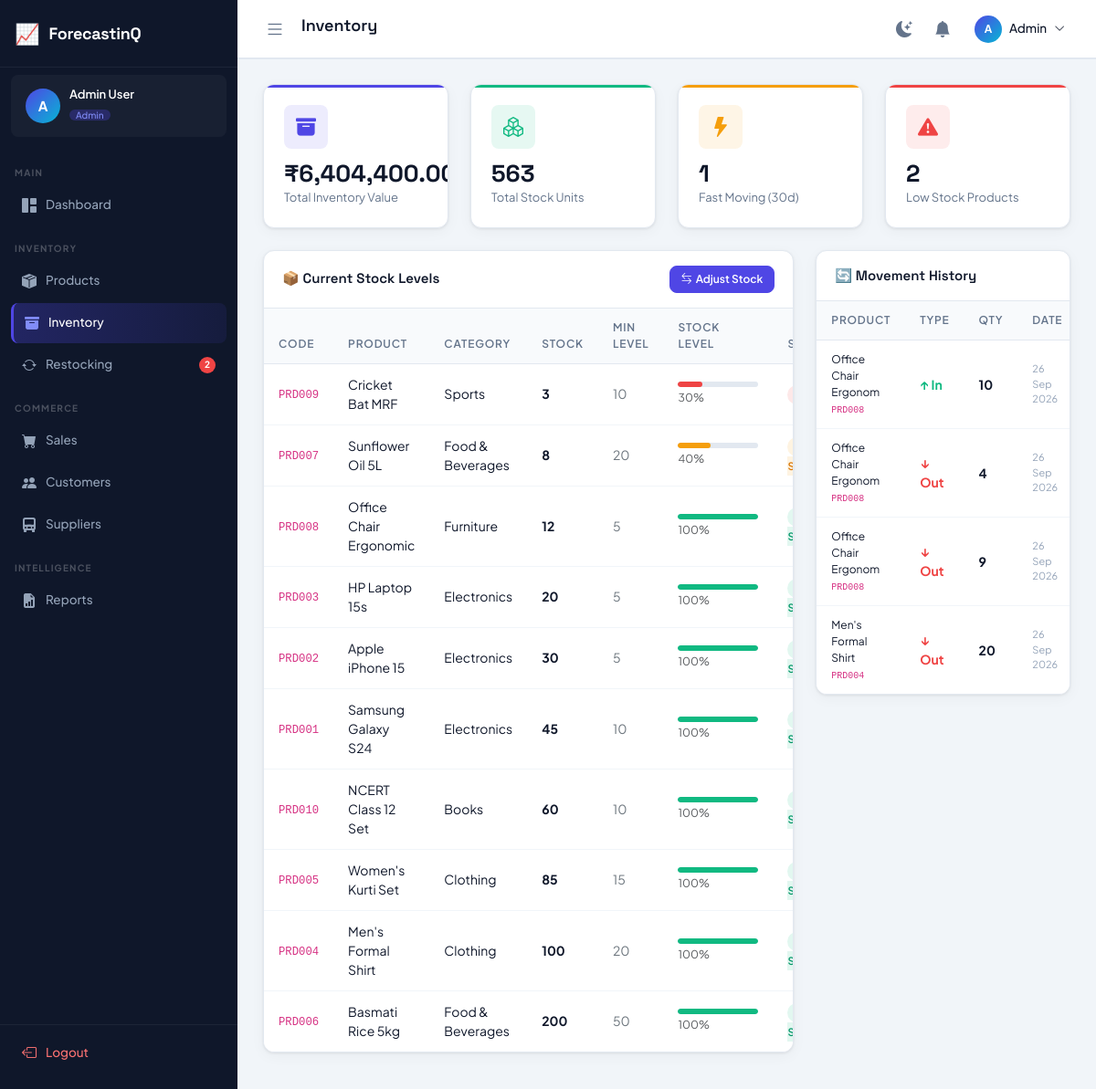
The page /inventory/ (signed in) on the database its author committed.
### tables this page shows
CREATE TABLE users (
    id INTEGER PRIMARY KEY AUTOINCREMENT,
    full_name VARCHAR(150) NOT NULL,
    email VARCHAR(150) NOT NULL UNIQUE,
    username VARCHAR(100) NOT NULL UNIQUE,
    phone VARCHAR(20),
    password_hash VARCHAR(255) NOT NULL,
    role VARCHAR(20) DEFAULT 'staff' CHECK(role IN ('admin','manager','staff')),
    status VARCHAR(20) DEFAULT 'active' CHECK(status IN ('active','inactive')),
    last_login DATETIME,
    remember_token VARCHAR(255),
    created_at TIMESTAMP DEFAULT CURRENT_TIMESTAMP,
    updated_at TIMESTAMP DEFAULT CURRENT_TIMESTAMP
);

CREATE TABLE products (
    id INTEGER PRIMARY KEY AUTOINCREMENT,
    product_code VARCHAR(20) UNIQUE NOT NULL,
    name VARCHAR(200) NOT NULL,
    category_id INTEGER,
    brand VARCHAR(100),
    supplier_id INTEGER,
    cost_price DECIMAL(12,2) NOT NULL DEFAULT 0.00,
    selling_price DECIMAL(12,2) NOT NULL DEFAULT 0.00,
    stock_quantity INTEGER DEFAULT 0,
    min_stock_level INTEGER DEFAULT 10,
    reorder_quantity INTEGER DEFAULT 50,
    image_path VARCHAR(255),
    description TEXT,
    status VARCHAR(20) DEFAULT 'active' CHECK(status IN ('active','inactive')),
    created_at TIMESTAMP DEFAULT CURRENT_TIMESTAMP,
    updated_at TIMESTAMP DEFAULT CURRENT_TIMESTAMP,
    FOREIGN KEY (category_id) REFERENCES categories(id) ON DELETE SET NULL,
    FOREIGN KEY (supplier_id) REFERENCES suppliers(id) ON DELETE SET NULL
);

CREATE TABLE categories (
    id INTEGER PRIMARY KEY AUTOINCREMENT,
    name VARCHAR(100) NOT NULL,
    description TEXT,
    created_at TIMESTAMP DEFAULT CURRENT_TIMESTAMP
);

CREATE TABLE inventory (
    id INTEGER PRIMARY KEY AUTOINCREMENT,
    product_id INTEGER NOT NULL,
    movement_type VARCHAR(20) NOT NULL CHECK(movement_type IN ('in','out','adjustment')),
    quantity INTEGER NOT NULL,
    reference VARCHAR(100),
    notes TEXT,
    moved_by INTEGER,
    created_at TIMESTAMP DEFAULT CURRENT_TIMESTAMP,
    FOREIGN KEY (product_id) REFERENCES products(id) ON DELETE CASCADE,
    FOREIGN KEY (moved_by) REFERENCES users(id) ON DELETE SET NULL
);

### blueprints/inventory.py (the view, shortened to what this page needs)
@bp.route("/", methods=["GET", "POST"])
@login_required
def index():
    total_value = dbFetchOne("SELECT COALESCE(SUM(stock_quantity*cost_price),0) AS v FROM products WHERE status='active'")
    total_items = dbFetchOne("SELECT COALESCE(SUM(stock_quantity),0) AS v FROM products WHERE status='active'")
    fast_moving = dbFetchOne(
        "SELECT COUNT(DISTINCT product_id) AS v FROM sales_items si JOIN sales s ON s.id=si.sale_id "
        "WHERE s.sale_date >= date('now','-30 days')"
    )
    low_stock_cnt = dbFetchOne("SELECT COUNT(*) AS v FROM products WHERE stock_quantity <= min_stock_level AND status='active'")
    products = dbFetchAll(
        "SELECT p.*, c.name AS cat FROM products p LEFT JOIN categories c ON c.id=p.category_id "
        "WHERE p.status='active' ORDER BY p.stock_quantity ASC"
    )
    for p in products:
        pct = min(100, round(p["stock_quantity"] / p["min_stock_level"] * 100)) if p["min_stock_level"] else 100
        p["pct"] = pct
        if p["stock_quantity"] == 0:
            p["label"], p["cls"], p["color"] = "Out of Stock", "badge-out-stock", "#ef4444"
        elif p["stock_quantity"] <= 5:
            p["label"], p["cls"], p["color"] = "Critical", "badge-critical", "#ef4444"
        elif p["stock_quantity"] <= p["min_stock_level"]:
            p["label"], p["cls"], p["color"] = "Low Stock", "badge-low-stock", "#f59e0b"
        else:
            p["label"], p["cls"], p["color"] = "In Stock", "badge-in-stock", "#10b981"
    movements = dbFetchAll(
        """
        SELECT i.*, p.name AS product_name, p.product_code, u.full_name AS moved_by_name
        FROM inventory i
        JOIN products p ON p.id=i.product_id
        LEFT JOIN users u ON u.id=i.moved_by
        ORDER BY i.created_at DESC LIMIT 20
        """
    )
    for m in movements:
        m["type_color"] = "#10b981" if m["movement_type"] == "in" else ("#ef4444" if m["movement_type"] == "out" else "#f59e0b")
        m["type_icon"] = "↑" if m["movement_type"] == "in" else ("↓" if m["movement_type"] == "out" else "↔")
    all_products = dbFetchAll("SELECT id, name, product_code, stock_quantity FROM products WHERE status='active' ORDER BY name")
    return render_template(
        "inventory/index.html",
        page_title="Inventory", active_menu="inventory",
        total_value=total_value["v"], total_items=total_items["v"],
        fast_moving=fast_moving["v"], low_stock_cnt=low_stock_cnt["v"],
        products=products, movements=movements, all_products=all_products,
    )

### db.py (called while the page is built)
def get_db():
    if "db" not in g:
        g.db = sqlite3.connect(current_app.config["DATABASE_PATH"])
        g.db.row_factory = sqlite3.Row
        g.db.execute("PRAGMA foreign_keys = ON")
    return g.db

def _row_to_dict(row):
    return dict(row) if row is not None else None

def dbFetchAll(sql, params=()):
    cur = get_db().execute(sql, params)
    return [dict(r) for r in cur.fetchall()]

def dbFetchOne(sql, params=()):
    cur = get_db().execute(sql, params)
    row = cur.fetchone()
    return _row_to_dict(row)

### utils.py (called while the page is built)
def is_logged_in() -> bool:
    return bool(session.get("user_id"))

def get_current_user() -> dict:
    return {
        "id": session.get("user_id", 0),
        "name": session.get("user_name", ""),
        "email": session.get("user_email", ""),
        "role": session.get("user_role", ""),
        "username": session.get("username", ""),
    }

def login_required(view):
    @wraps(view)
    def wrapped(*args, **kwargs):
        if not is_logged_in():
            return redirect(url_for("auth.login"))
        return view(*args, **kwargs)
    return wrapped

def generate_csrf() -> str:
    if "csrf_token" not in session:
        session["csrf_token"] = secrets.token_hex(32)
    return session["csrf_token"]

def format_currency(amount) -> str:
    try:
        return "\u20b9" + f"{float(amount):,.2f}"
    except (TypeError, ValueError):
        return "\u20b90.00"

def format_number(amount) -> str:
    try:
        return f"{float(amount):,.0f}"
    except (TypeError, ValueError):
        return "0"

def format_date(value) -> str:
    if not value:
        return ""
    dt = _to_datetime(value)
    return dt.strftime("%d %b %Y") if dt else str(value)

def _to_datetime(value):
    if isinstance(value, (datetime, date)):
        return value
    if not isinstance(value, str):
        return None
    for fmt in ("%Y-%m-%d %H:%M:%S", "%Y-%m-%d", "%Y-%m-%dT%H:%M:%S"):
        try:
            return datetime.strptime(value, fmt)
        except ValueError:
            continue
    return None

def get_unread_notifications():
    user = get_current_user()
    return dbFetchAll(
        "SELECT * FROM notifications WHERE user_id = ? AND is_read = 0 ORDER BY created_at DESC LIMIT 10",
        (user["id"],),
    )

def get_notification_count() -> int:
    user = get_current_user()
    row = dbFetchOne(
        "SELECT COUNT(*) AS cnt FROM notifications WHERE user_id = ? AND is_read = 0",
        (user["id"],),
    )
    return int(row["cnt"]) if row else 0

### templates/inventory/index.html (shortened to what this page needs)
{% extends "base.html" %}
{% block content %}
<div class="row g-4 mb-4">
    {% set cards = [
        ('Total Inventory Value', fmt_currency(total_value), 'bi-archive-fill', '#4f46e5', 'rgba(79,70,229,0.1)'),
        ('Total Stock Units', fmt_number(total_items), 'bi-boxes', '#10b981', 'rgba(16,185,129,0.1)'),
        ('Fast Moving (30d)', fast_moving, 'bi-lightning-fill', '#f59e0b', 'rgba(245,158,11,0.1)'),
        ('Low Stock Products', low_stock_cnt, 'bi-exclamation-triangle-fill', '#ef4444', 'rgba(239,68,68,0.1)'),
    ] %}
    {% for label, value, icon, color, bg in cards %}
    <div class="col-6 col-md-3">
        <div class="stat-card" style="--card-color:{{ color }};--card-icon-bg:{{ bg }}">
            <div class="stat-card-icon"><i class="bi {{ icon }}" style="color:{{ color }}"></i></div>
            <div class="stat-card-value">{{ value }}</div>
            <div class="stat-card-label">{{ label }}</div>
        </div>
    </div>
    {% endfor %}
</div>
<div class="row g-4">
    <div class="col-lg-8">
        <div class="table-card">
            <div class="table-card-header">
                <span class="table-card-title">📦 Current Stock Levels</span>
                <button class="btn btn-sm btn-primary" data-bs-toggle="modal" data-bs-target="#adjustModal">
                    <i class="bi bi-arrow-left-right me-1"></i>Adjust Stock
                </button>
            </div>
            <div class="table-responsive">
                <table class="table">
                    <thead><tr><th>Code</th><th>Product</th><th>Category</th><th>Stock</th><th>Min Level</th><th>Stock Level</th><th>Status</th></tr></thead>
                    <tbody>
                    {% for p in products %}
                    <tr>
                        <td><code>{{ p.product_code }}</code></td>
                        <td class="fw-600">{{ p.name }}</td>
                        <td>{{ p.cat or '—' }}</td>
                        <td class="fw-700">{{ p.stock_quantity }}</td>
                        <td class="text-secondary">{{ p.min_stock_level }}</td>
                        <td style="min-width:120px;">
                            <div class="stock-bar">
                                <div class="stock-fill" data-pct="{{ p.pct }}" style="background:{{ p.color }};width:0%"></div>
                            </div>
                            <small class="text-muted">{{ p.pct }}%</small>
                        </td>
                        <td><span class="badge-status {{ p.cls }}">{{ p.label }}</span></td>
                    </tr>
                    {% endfor %}
                    </tbody>
                </table>
            </div>
        </div>
    </div>
    <div class="col-lg-4">
        <div class="table-card">
            <div class="table-card-header"><span class="table-card-title">🔄 Movement History</span></div>
            <div style="max-height:520px;overflow-y:auto;">
                <table class="table">
                    <thead><tr><th>Product</th><th>Type</th><th>Qty</th><th>Date</th></tr></thead>
                    <tbody>
                    {% for m in movements %}
                    <tr>
                        <td style="max-width:130px;font-size:12px;">
                            <div class="fw-600">{{ m.product_name[:20] }}</div>
                            <code style="font-size:10px;">{{ m.product_code }}</code>
                        </td>
                        <td><span style="color:{{ m.type_color }};font-weight:700;">{{ m.type_icon }} {{ m.movement_type|capitalize }}</span></td>
                        <td class="fw-700">{{ m.quantity }}</td>
                        <td style="font-size:11px;color:var(--text-muted)">{{ fmt_date(m.created_at) }}</td>
                    </tr>
                    {% endfor %}
                    </tbody>
                </table>
            </div>
        </div>
    </div>
</div>
{% endblock %}

### templates/base.html (shortened to what this page needs)
<!DOCTYPE html>
<html lang="en" data-theme="light">
<head>
    <link rel="stylesheet" href="https://cdn.jsdelivr.net/npm/bootstrap@5.3.3/dist/css/bootstrap.min.css"/>
    <link rel="stylesheet" href="https://cdn.jsdelivr.net/npm/bootstrap-icons@1.11.3/font/bootstrap-icons.min.css"/>
    <link rel="stylesheet" href="{{ url_for('static', filename='css/app.css') }}"/>
</head>
<body>
<aside class="sidebar" id="sidebar">
    <div class="sidebar-header">
        <a href="{{ url_for('dashboard.index') }}" class="brand">
            <span class="brand-icon">📈</span>
            <span class="brand-name">{{ app_name }}</span>
        </a>
    </div>
    <div class="sidebar-user">
        <div class="user-avatar">{{ (current_user.name or '?')[0]|upper }}</div>
        <div class="user-info">
            <div class="user-name">{{ current_user.name }}</div>
            <div class="user-role badge">{{ current_user.role|capitalize }}</div>
        </div>
    </div>
    <nav class="sidebar-nav">
        <div class="nav-section-title">Main</div>
        <a href="{{ url_for('dashboard.index') }}" class="nav-item {{ 'active' if active_menu=='dashboard' else '' }}">
            <i class="bi bi-grid-1x2-fill"></i><span>Dashboard</span>
        </a>
        {% if 'products' in enabled or 'inventory' in enabled %}
        <div class="nav-section-title">Inventory</div>
        {% if 'products' in enabled %}
        <a href="{{ url_for('products.index') }}" class="nav-item {{ 'active' if active_menu=='products' else '' }}">
            <i class="bi bi-box-seam-fill"></i><span>Products</span>
        </a>
        {% endif %}
        {% if 'inventory' in enabled %}
        <a href="{{ url_for('inventory.index') }}" class="nav-item {{ 'active' if active_menu=='inventory' else '' }}">
            <i class="bi bi-archive-fill"></i><span>Inventory</span>
        </a>
        <a href="{{ url_for('inventory.restocking') }}" class="nav-item {{ 'active' if active_menu=='restocking' else '' }}">
            <i class="bi bi-arrow-repeat"></i><span>Restocking</span>
            {% if low_stock_count > 0 %}
            <span class="badge-dot">{{ low_stock_count }}</span>
            {% endif %}
        </a>
        {% endif %}
        {% endif %}
        {% if 'sales' in enabled or 'customers' in enabled or 'suppliers' in enabled %}
        <div class="nav-section-title">Commerce</div>
        {% if 'sales' in enabled %}
        <a href="{{ url_for('sales.index') }}" class="nav-item {{ 'active' if active_menu=='sales' else '' }}">
            <i class="bi bi-cart-fill"></i><span>Sales</span>
        </a>
        {% endif %}
        {% if 'customers' in enabled %}
        <a href="{{ url_for('customers.index') }}" class="nav-item {{ 'active' if active_menu=='customers' else '' }}">
            <i class="bi bi-people-fill"></i><span>Customers</span>
        </a>
        {% endif %}
        {% if 'suppliers' in enabled %}
        <a href="{{ url_for('suppliers.index') }}" class="nav-item {{ 'active' if active_menu=='suppliers' else '' }}">
            <i class="bi bi-truck-front-fill"></i><span>Suppliers</span>
        </a>
        {% endif %}
        {% endif %}
        {% if 'forecasting' in enabled or 'reports' in enabled %}
        <div class="nav-section-title">Intelligence</div>
        {% if 'reports' in enabled %}
        <a href="{{ url_for('reports.index') }}" class="nav-item {{ 'active' if active_menu=='reports' else '' }}">
            <i class="bi bi-file-earmark-bar-graph-fill"></i><span>Reports</span>
        </a>
        {% endif %}
        {% endif %}
    </nav>
    <div class="sidebar-footer">
        <a href="{{ url_for('auth.logout') }}" class="nav-item logout-btn">
            <i class="bi bi-box-arrow-left"></i><span>Logout</span>
        </a>
    </div>
</aside>
<div class="main-wrapper" id="mainWrapper">
    <header class="topbar">
        <div class="topbar-left">
            <button class="toggle-sidebar" id="toggleSidebar">
                <i class="bi bi-list"></i>
            </button>
            <h1 class="page-title">{{ page_title|default('Dashboard') }}</h1>
        </div>
        <div class="topbar-right">
            <button class="topbar-btn" id="themeToggle" title="Toggle Theme">
                <i class="bi bi-moon-stars-fill" id="themeIcon"></i>
            </button>
            <div class="dropdown">
                <button class="topbar-btn position-relative" data-bs-toggle="dropdown">
                    <i class="bi bi-bell-fill"></i>
                </button>
            </div>
            <div class="dropdown">
                <button class="user-menu-btn" data-bs-toggle="dropdown">
                    <div class="user-avatar-sm">{{ (current_user.name or '?')[0]|upper }}</div>
                    <span class="d-none d-md-inline">{{ current_user.name.split(' ')[0] if current_user.name else '' }}</span>
                    <i class="bi bi-chevron-down small"></i>
                </button>
            </div>
        </div>
    </header>
    <main class="page-content">
    {% block content %}{% endblock %}
    </main>
</div>
</body>
</html>

### rows shown on the page
users: name "Admin User"
products: product_code "PRD009", name "Cricket Bat MRF", name "Sports", stock_quantity "3", min_stock_level "10", pct "30"
products: product_code "PRD007", name "Sunflower Oil 5L", name "Food & Beverages", stock_quantity "8", min_stock_level "20", pct "40"
products: product_code "PRD008", name "Office Chair Ergonomic", name "Furniture", stock_quantity "12", min_stock_level "5", pct "100"
products: product_code "PRD003", name "HP Laptop 15s", name "Electronics", stock_quantity "20", min_stock_level "5", pct "100"
products: product_code "PRD002", name "Apple iPhone 15", name "Electronics", stock_quantity "30", min_stock_level "5", pct "100"
products: product_code "PRD001", name "Samsung Galaxy S24", name "Electronics", stock_quantity "45", min_stock_level "10", pct "100"
products: product_code "PRD010", name "NCERT Class 12 Set", name "Books", stock_quantity "60", min_stock_level "10", pct "100"
products: product_code "PRD005", name "Women's Kurti Set", name "Clothing", stock_quantity "85", min_stock_level "15", pct "100"
products: product_code "PRD004", name "Men's Formal Shirt", name "Clothing", stock_quantity "100", min_stock_level "20", pct "100"
products: product_code "PRD006", name "Basmati Rice 5kg", name "Food & Beverages", stock_quantity "200", min_stock_level "50", pct "100"
inventory: name "Office Chair Ergonom", product_code "PRD008", type_icon "↑", movement_type "In", quantity "10", created_at "26 Sep 2026"
inventory: name "Office Chair Ergonom", product_code "PRD008", type_icon "↓", movement_type "Out", quantity "4", created_at "26 Sep 2026"
inventory: name "Office Chair Ergonom", product_code "PRD008", type_icon "↓", movement_type "Out", quantity "9", created_at "26 Sep 2026"
inventory: name "Men's Formal Shirt", product_code "PRD004", type_icon "↓", movement_type "Out", quantity "20", created_at "26 Sep 2026"

### other values the page prints
{{ app_name }} "ForecastinQ"
{{ (current_user.name or '?')[0]|upper }} "A"
{{ current_user.role|capitalize }} "Admin"
{{ low_stock_count }} "2"
{{ page_title|default('Dashboard') }} "Inventory"
{{ current_user.name.split(' ')[0] if current_user.name else '' }} "Admin"
{{ label }} "Total Inventory Value" "Total Stock Units" "Fast Moving (30d)" "Low Stock Products"
{{ value }} "563" "1" "2"
